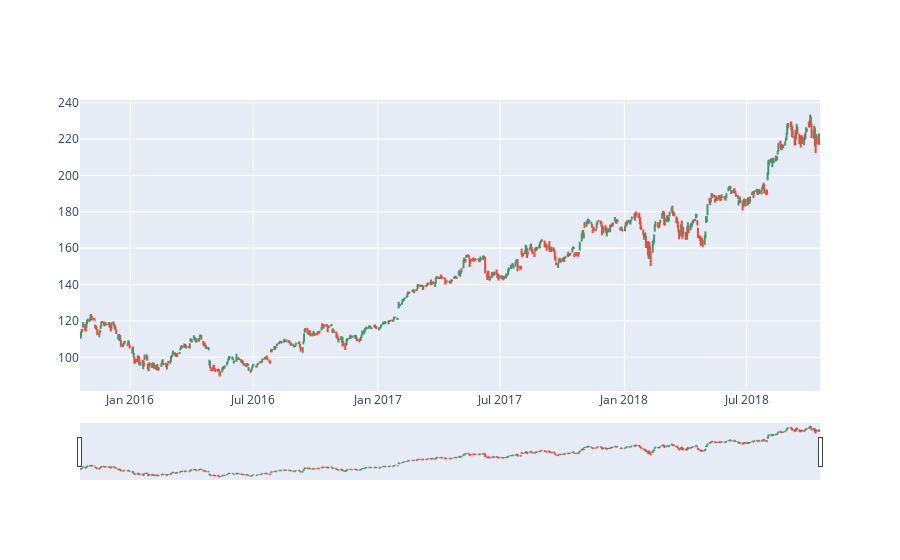

Write notebook code for a chart like this one.
### Code cell
trace=go.Ohlc(
    x=appl_df.index,
    open=appl_df.open,
    high=appl_df.high,
    low=appl_df.low,
    close=appl_df.close
)
plotly.offline.iplot([trace])

### Figure 1 — Plotly figure (JSON) as saved in the notebook; plotly's stock layout.template omitted (floating-point values rounded to 4 significant figures; data arrays with more than 128 entries replaced by an {"elided": "..."} marker saying what was removed)
{"data": [{"close": {"elided": "756 float values"}, "high": {"elided": "756 float values"}, "low": {"elided": "756 float values"}, "open": {"elided": "756 float values"}, "type": "ohlc", "x": {"elided": "756 str values"}}], "layout": {}}
